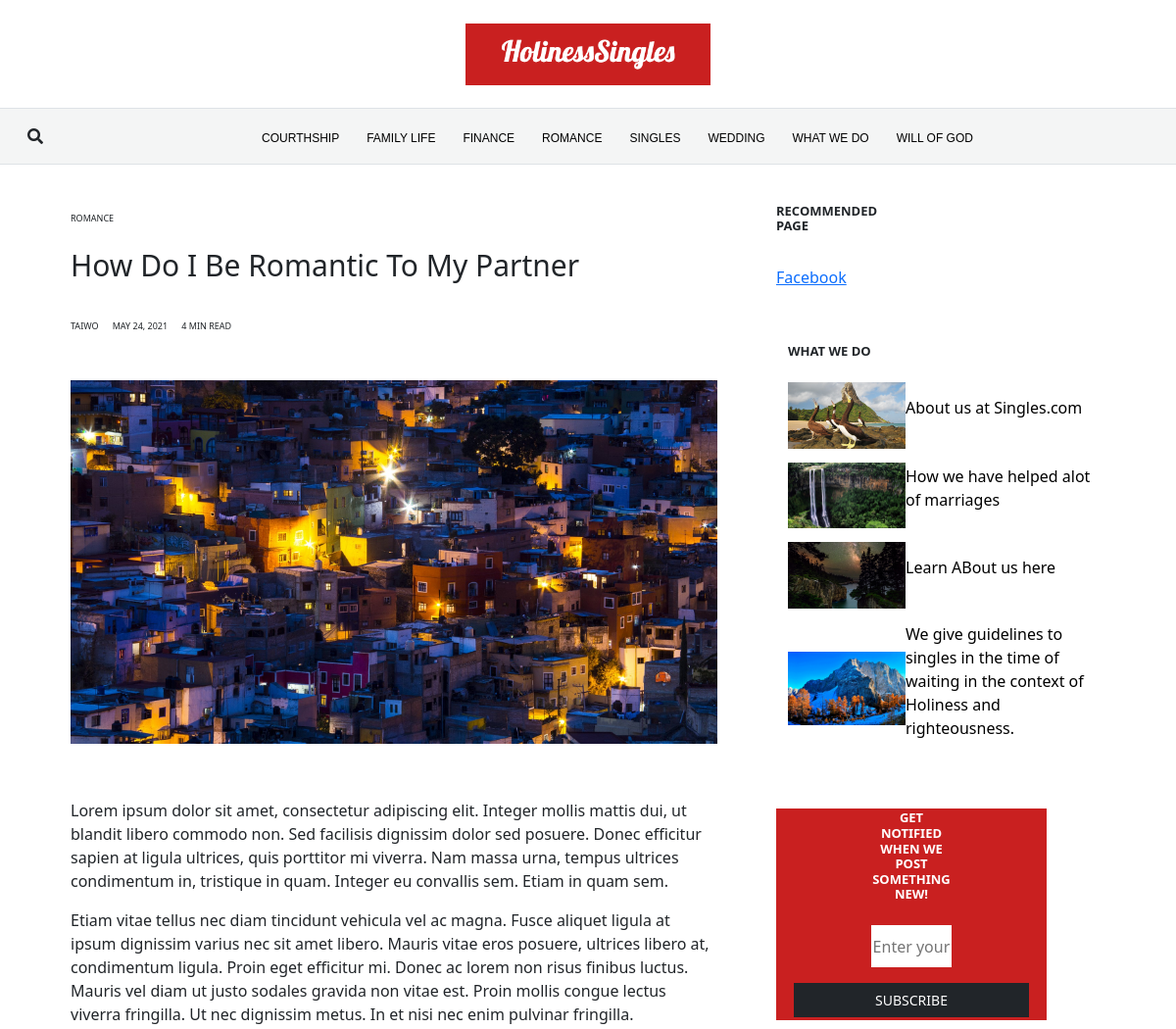
/romance/how-do-i-be-romantic-to-my-partner/ (upper part), run on an earlier commit of the app's database.
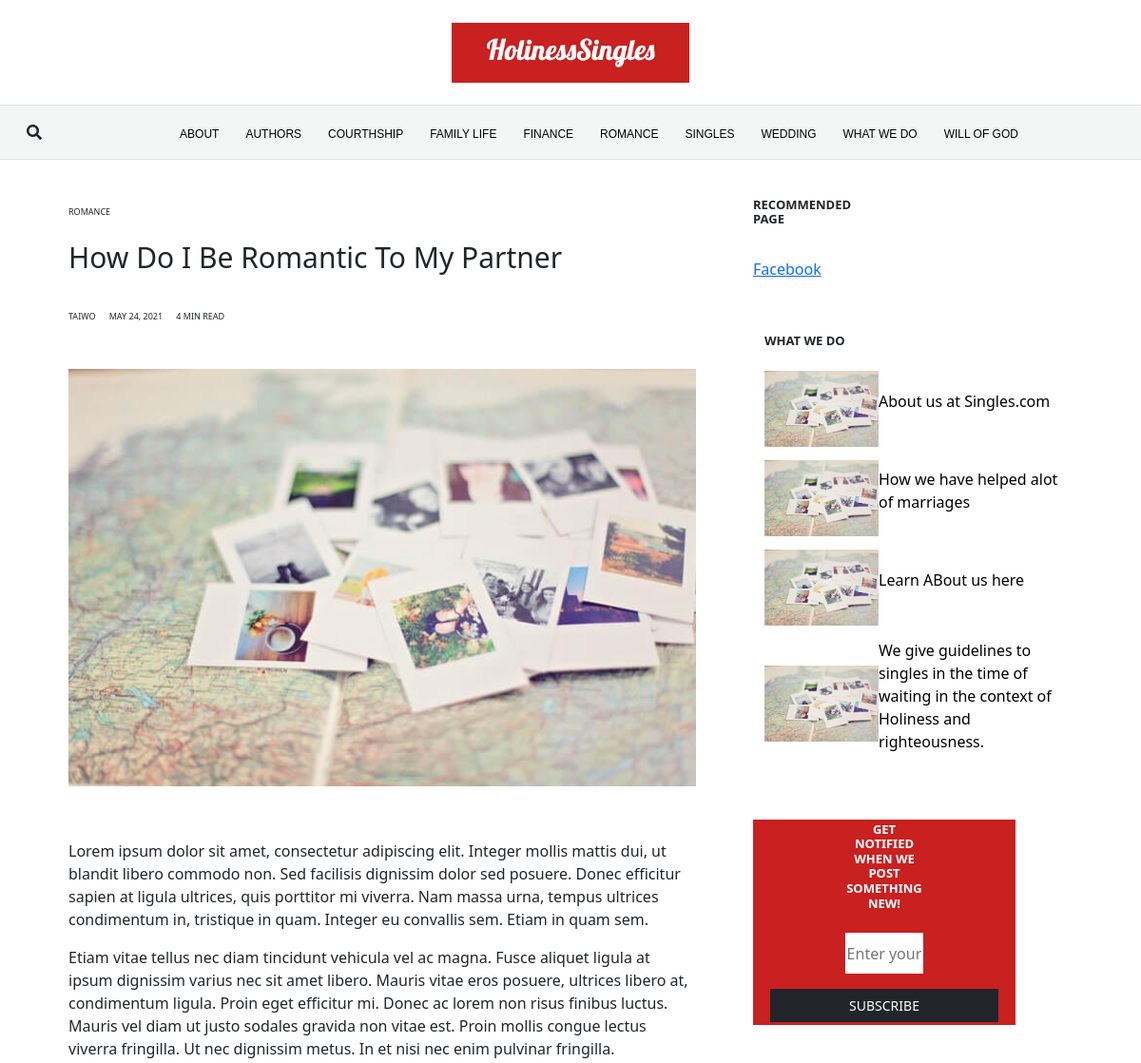
And on a later commit of the database.
### website/models.py (models this page shows, shortened)
class Category(models.Model):
    name = models.CharField(max_length=250, unique=True)
    description = models.TextField(blank=True)
    slug = models.SlugField(null=True,unique=True)
    def __str__(self):
        return self.name
    class Meta:
        ordering = ('name',)
        verbose_name = 'category'
        verbose_name_plural = 'categories'

class Post(models.Model):
    title = models.CharField(max_length=250, unique=True)
    content = RichTextUploadingField()
    category = models.ForeignKey(Category, on_delete=models.CASCADE)
    image = models.ImageField(upload_to='post', blank=True, null=True)
    author = models.ForeignKey(settings.AUTH_USER_MODEL, on_delete=models.CASCADE)
    published = models.BooleanField(default=True)
    created = models.DateTimeField(auto_now_add=True, blank=True, null=True)
    updated = models.DateTimeField(auto_now=True, blank=True, null=True)
    read_time = models.IntegerField()
    slug = models.SlugField(null=True,unique=True)
    featured = models.BooleanField(default=False)
    class Meta:
        ordering = ('title',)
        verbose_name = 'post'
        verbose_name_plural = 'posts'
    def get_absolute_url(self):
        return reverse('website:post_detail', args=[self.category.slug, self.slug])

### accounts/models.py (models this page shows)
class CustomUser(AbstractUser):
    pass

### website/views.py (the view)
# urls.py: path('<slug:category_slug>/<slug:post_slug>/', views.post_detail, name='post_detail'),
def post_detail(request, category_slug, post_slug):
    try:
        post = get_object_or_404(Post, slug=post_slug)
    except Exception as e:
        raise e
    return render(request, 'website/post.html', {'post':post})

### website/context_processors.py (called while the page is built)
def whatWeDo(request):
    whatWeDo = Post.objects.filter(category = 8)
    return dict(whatWeDo=whatWeDo)

def menu(request):
    links = Category.objects.all()
    print(links[1].name)
    return dict(links=links)

def post_menu(request):
    post_list = Post.objects.all()
    return dict(post_list=post_list)

### website/templates/website/post.html (shortened to what this page needs)
{% extends "base.html" %}
{% load static %}
{% block content%}
<link rel="stylesheet" href="{% static 'css/post.css' %}" />
<link rel="stylesheet" href="{% static 'css/all.css' %}" />
      <div class="Outer container-md ">
      <div class="firstSectionDesktop ">
      <section class=" homePageFirstSection">
              <div class="homePageFirstSection2Outer">
              <div class="homePageFirstSection2">
                <div class="homePageFirstSection2InnerOuter">
            <div class="homePageFirstSection2Inner ">
                <p class="forEachRowHomePageCategorytMobile"><a style="list-style-type: none; text-decoration: none;"  href="{%url 'website:category_detail' post.category.slug%}" class=" text-dark">{{post.category}}</a></p>
                <h4 style="text-transform:capitalize ;" class="forEachRowHomePageTextHeaderMobile text-dark"> {{post.title}} </h4>
                <br>
                <div class="labelContainer" >
                <p class="forEachRowHomePageLabelstMobile">{{post.author}}</p>
              <p class="forEachRowHomePageLabelstMobile">{{post.created|date:'M d, Y'}}</p>
              <p class="forEachRowHomePageLabelstMobile forEachRowHomePageMinuteRead">{{post.read_time }} MIN READ</p>
            </div>
        </div>
    </div>
                          <div class="forEachRowHomePageMobile">
                  <a class="" href="{{post.get_absolute_url}}">
                      <img style="" id="" class=" forEachRowImageMobile" src="{{post.image.url}}" />
                  </a>
             </div>
             <div class="forEachRowHomePageTextMobile">
                <p class="forEachRowHomePageContent">{{post.content|safe}}</p>
              </div>
             </div>
          </div>
          </section>
      </div>
      <div class="secondSectionDesktop ">
      <section class=" homePageFacebookSection">
      <h1 class="facebookHeaderText">RECOMMENDED PAGE</h1>
          <div class="facebookSection">
              <div class="fb-page" data-href="https://www.facebook.com/facebook" data-tabs="timeline" data-width="300" data-height="" data-small-header="false" data-adapt-container-width="false" data-hide-cover="false" data-show-facepile="true"><blockquote cite="https://www.facebook.com/facebook" class="fb-xfbml-parse-ignore"><a href="https://www.facebook.com/facebook">Facebook</a></blockquote></div>
          </section>
      <section class="container homePageWhatSection" id="container-tablet-WhatWeDo">
          <h1 class=" homePageWhatH1">WHAT WE DO</h1>
          {% if whatWeDo %}
          {%for post in whatWeDo%}
          <div class="homePageWhatRow">
                  <a href="{{post.get_absolute_url}}"><img class="homePageWhatImage" src="{{post.image.url}}"></a>
                  <p class="homePageWhatHeaderText ">
                    <a style="list-style-type: none; text-decoration: none; color: black;" href="{{post.get_absolute_url}}">
                        {{post.title}}
                   </a>
                  </p>
              </div>
          {%endfor%}
          {%endif%}
      </section>
          <section class=" homePageNewsLetterSection mb-5">
              <div class="homePageNewsLetterBackground">
                  <h1 class="text-center homePageNewsLetterHeader" >GET NOTIFIED WHEN WE POST SOMETHING NEW!</h1>
                  <input class="text-gray homePageNewsLetterInput"  type="email" placeholder="Enter your email">
                  <button class="btn btn-dark rounded-0 mt-3 homePageNewsLetterButton" id="newsletter_button">SUBSCRIBE</button>
              </div>
          </section>
      </div>
      </div>
      {% endblock content %}

### website/templates/navbar.html (shortened to what this page needs)
{% load static %}
<nav  id="navbarMain" class="navbar navbar-expand-lg border-top border-bottom">
  <div class="container-fluid">
    <i  id="searchIconMobile" class="fas fa-search text-dark"></i>
    <div class="collapse navbar-collapse" id="navbarNav">
      <ul id="navbarContent" class="navbar-nav mx-auto ">
        {%for link in links%}
        <li class="nav-item">
          <a href="{% url 'website:category_detail' link.slug %}"   class=" t active" aria-current="page" >{{link.name}}</a>
        </li>
        {%endfor%}
      </ul>
    </div>
  </div>
</nav>

What changed in the data, as far as the page shows it:
added Category: name "ABOUT"
added Category: name "AUTHORS"
changed Post "How Do I Be Romantic To My Partner": image: a different picture
changed Post "About us at Singles.com": image: a different picture
changed Post "How we have helped alot of marriages": image: a different picture
changed Post "Learn ABout us here": image: a different picture
changed Post (number 5 of 5 on the later page): image: a different picture
